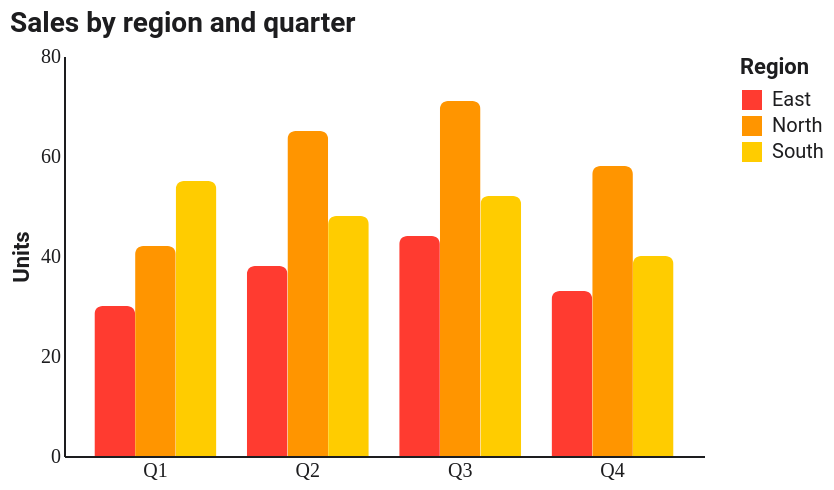

The specification (Vega-Lite) saved for this image:
### Vega-Lite specification from a JSON file in a GitHub repository (floating-point values rounded to 4 significant figures)
{"$schema": "https://vega.github.io/schema/vega-lite/v5.json", "config": {"background": "#FFFFFF", "font": "Roboto, Roboto Serif, Roboto Mono, system-ui, sans-serif", "view": {"stroke": null, "cornerRadius": 10}, "axis": {"domain": true, "domainColor": "#1D1D1F", "labelColor": "#1D1D1F", "titleColor": "#1D1D1F", "grid": false, "ticks": false, "labelFont": "Roboto Mono", "titleFont": "Roboto"}, "axisTop": {"domain": false, "domainColor": null, "labels": false, "ticks": false, "title": null}, "axisRight": {"domain": false, "domainColor": null, "labels": false, "ticks": false, "title": null}, "legend": {"titleFont": "Roboto", "labelFont": "Roboto", "labelColor": "#1D1D1F", "titleColor": "#1D1D1F"}, "title": {"font": "Roboto", "fontSize": 14, "color": "#1D1D1F", "subtitleFont": "Roboto", "subtitleColor": "#1D1D1F"}, "range": {"category": ["#FF3B30", "#FF9500", "#FFCC00", "#28CD41", "#79DBDC", "#007AFF", "#AF52DE", "#FF2D55"]}, "bar": {"cornerRadiusEnd": 4}, "line": {"strokeWidth": 2}, "point": {"filled": true, "size": 40}}, "width": 320, "height": 200, "title": {"text": "Sales by region and quarter", "anchor": "start"}, "data": {"values": [{"period": "Q1", "region": "North", "v": 42}, {"period": "Q1", "region": "South", "v": 55}, {"period": "Q1", "region": "East", "v": 30}, {"period": "Q2", "region": "North", "v": 65}, {"period": "Q2", "region": "South", "v": 48}, {"period": "Q2", "region": "East", "v": 38}, {"period": "Q3", "region": "North", "v": 71}, {"period": "Q3", "region": "South", "v": 52}, {"period": "Q3", "region": "East", "v": 44}, {"period": "Q4", "region": "North", "v": 58}, {"period": "Q4", "region": "South", "v": 40}, {"period": "Q4", "region": "East", "v": 33}]}, "mark": {"type": "bar"}, "encoding": {"x": {"field": "period", "type": "nominal", "axis": {"title": null, "labelAngle": 0}}, "xOffset": {"field": "region", "type": "nominal"}, "y": {"field": "v", "type": "quantitative", "axis": {"title": "Units"}}, "color": {"field": "region", "type": "nominal", "legend": {"title": "Region"}}}}
